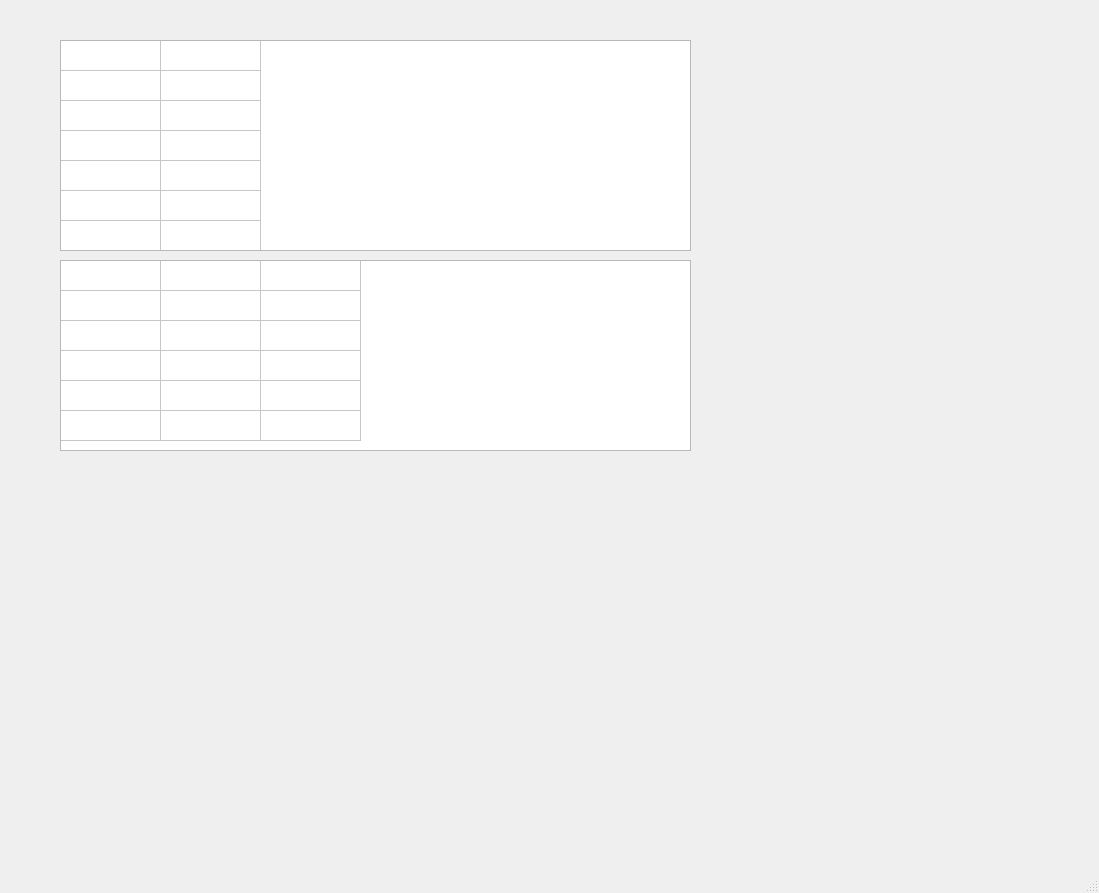
<?xml version="1.0" encoding="UTF-8"?>
<ui version="4.0">
 <class>MainWindow</class>
 <widget class="QMainWindow" name="MainWindow">
  <property name="geometry">
   <rect>
    <x>0</x>
    <y>0</y>
    <width>1099</width>
    <height>893</height>
   </rect>
  </property>
  <property name="windowTitle">
   <string>MainWindow</string>
  </property>
  <widget class="QWidget" name="centralwidget">
   <widget class="QTableWidget" name="tableWidget">
    <property name="geometry">
     <rect>
      <x>60</x>
      <y>40</y>
      <width>631</width>
      <height>211</height>
     </rect>
    </property>
    <property name="minimumSize">
     <size>
      <width>0</width>
      <height>0</height>
     </size>
    </property>
    <property name="layoutDirection">
     <enum>Qt::LeftToRight</enum>
    </property>
    <property name="verticalScrollBarPolicy">
     <enum>Qt::ScrollBarAlwaysOff</enum>
    </property>
    <property name="rowCount">
     <number>7</number>
    </property>
    <property name="columnCount">
     <number>2</number>
    </property>
    <attribute name="horizontalHeaderVisible">
     <bool>false</bool>
    </attribute>
    <attribute name="horizontalHeaderMinimumSectionSize">
     <number>80</number>
    </attribute>
    <attribute name="verticalHeaderVisible">
     <bool>false</bool>
    </attribute>
    <row/>
    <row/>
    <row/>
    <row/>
    <row/>
    <row/>
    <row/>
    <column/>
    <column/>
   </widget>
   <widget class="QTableWidget" name="tableWidget_2">
    <property name="geometry">
     <rect>
      <x>60</x>
      <y>260</y>
      <width>631</width>
      <height>191</height>
     </rect>
    </property>
    <property name="rowCount">
     <number>6</number>
    </property>
    <property name="columnCount">
     <number>3</number>
    </property>
    <attribute name="horizontalHeaderVisible">
     <bool>false</bool>
    </attribute>
    <attribute name="verticalHeaderVisible">
     <bool>false</bool>
    </attribute>
    <attribute name="verticalHeaderMinimumSectionSize">
     <number>29</number>
    </attribute>
    <attribute name="verticalHeaderHighlightSections">
     <bool>true</bool>
    </attribute>
    <row/>
    <row/>
    <row/>
    <row/>
    <row/>
    <row/>
    <column/>
    <column/>
    <column/>
   </widget>
  </widget>
  <widget class="QMenuBar" name="menubar">
   <property name="geometry">
    <rect>
     <x>0</x>
     <y>0</y>
     <width>1099</width>
     <height>22</height>
    </rect>
   </property>
  </widget>
  <widget class="QStatusBar" name="statusbar"/>
 </widget>
 <resources/>
 <connections/>
</ui>
